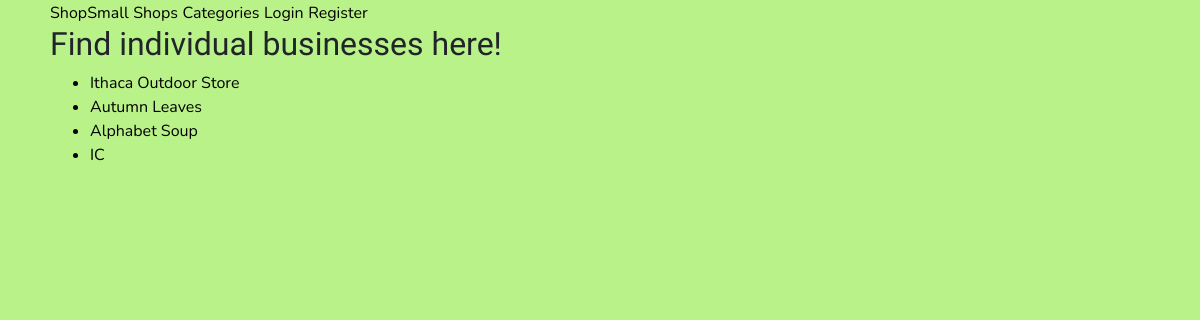
The page /shops on the database its author committed.
### app/models.py (models this page shows, shortened)
class Business(db.Model):
    id = db.Column(db.Integer, primary_key= True)
    name = db.Column(db.String(64))
    category= db.Column(db.String(50), db.ForeignKey("category.id"))
    description = db.Column(db.String(200))
    location = db.Column(db.String(64))
    top_items = db.Column(db.String(100))
    favorites = db.Column(db.Integer, db.ForeignKey("customer.id"))

### app/routes.py (the view)
@app.route('/shops')
def shops():
    shops = Business.query.all()
    shop = {'name': shops}
    my_shops = []
    for shop in shops:
        my_shops.append(shop)
    return render_template('shops.html', shops=shops, shop=shop, my_shops=my_shops)

### app/templates/shops.html (shortened to what this page needs)
<!doctype html>
<html>
{% extends "base.html" %}
{% block content %}
    <h2>Find individual businesses here!</h2>
<ul>
    {% for shop in my_shops %}
     <li><a href="{{ url_for('business', name= shop.name)}}">{{ shop.name}}</a></li>
    {% endfor %}
</ul>
{% endblock %}

### app/static/style.css (style rules this page uses)
h1, h2, h3, h4, h5, h6 { font-family: "Fuzzy Bubbles", cursive; }
p, ul, li { font-family: 'Nunito', sans-serif; color: black; }
a, a.hover { font-family: 'Nunito', sans-serif; color: black; text-decoration: none; }
body { background-color: #B8F288; margin-left: 50px; }

### rows shown on the page
Business: name "Ithaca Outdoor Store"
Business: name "Autumn Leaves"
Business: name "Alphabet Soup"
Business: name "IC"
